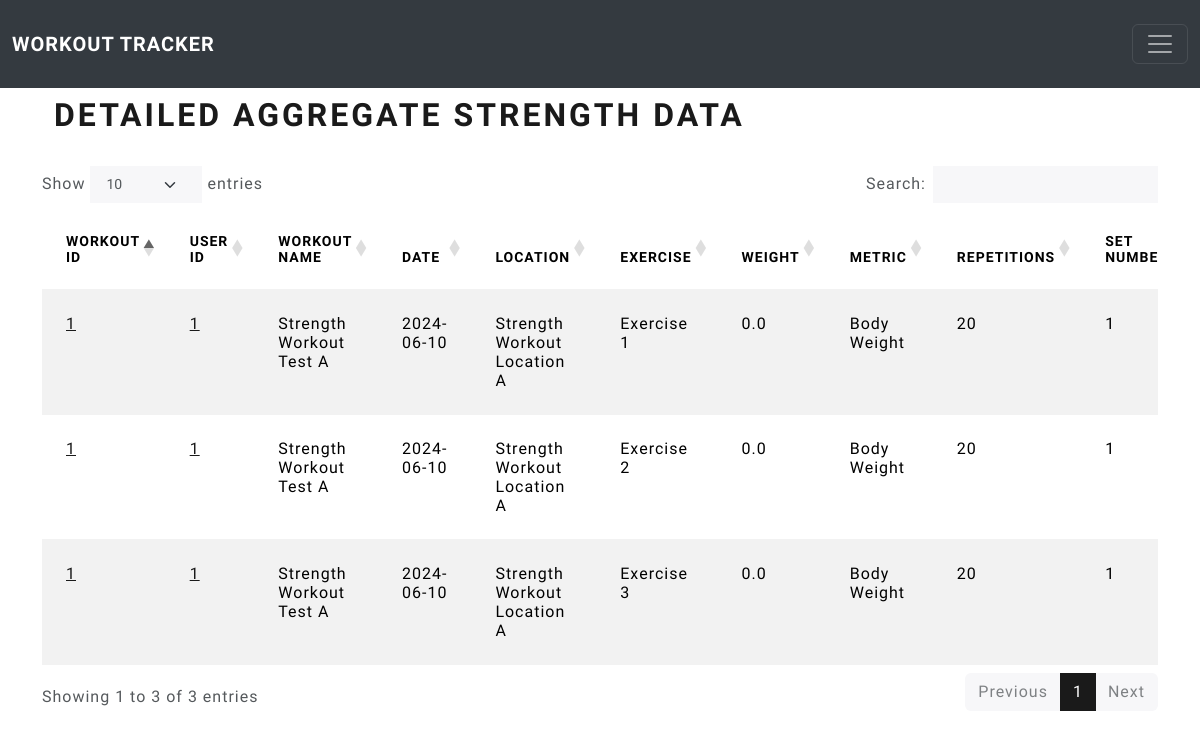
Screenshot of /aggregate_strength_detailed (signed in) with the database file from the repository.
### workouts/models.py (models this page shows, shortened)
class StrengthTraining(db.Model):
    __tablename__ = 'strength_training'
    users = db.relationship(User)
    id = db.Column(db.Integer, primary_key=True)
    user_id = db.Column(db.Integer, db.ForeignKey('users.id'), nullable=False)
    workout_name = db.Column(db.String(140), nullable=False)
    date = db.Column(db.Date, nullable=False, default=datetime.utcnow)
    location = db.Column(db.String, nullable=False)
    exercise = db.Column(db.String(140), nullable=False)
    weight = db.Column(db.Float, nullable=False)
    metric = db.Column(db.String, nullable=False)
    repetitions = db.Column(db.Integer, nullable=False)
    set_number = db.Column(db.Integer, nullable=False)
    order_in_set = db.Column(db.Integer, nullable=False)
    notes = db.Column(db.Text, nullable=False)
    exercise_count = db.Column(db.Integer, nullable=False)
    set_count = db.Column(db.Integer, nullable=False)
    sub_id = db.Column(db.Integer, nullable=False)

### workouts/aggregate/views.py (the view)
@aggregate.route('/aggregate_strength_detailed', methods=['GET', 'POST'])
@login_required
def detailed_strength_workout_table():
    strength_training_data = StrengthTraining.query.all()
    return render_template('aggregate_strength_detailed.html',
                           strength_training_data=strength_training_data)

### workouts/models.py (called while the page is built)
@login_manager.user_loader
def load_user(user_id):
    return User.query.get(user_id)

### workouts/templates/aggregate_strength_detailed.html (shortened to what this page needs)
{% extends "base.html" %}
{% block content %}
    <div class="container">
    <h1>Detailed Aggregate Strength Data</h1>
    </div>
    <br>
    <div class="table-responsive">
    <table id="data" class="table table-striped">
        <thead>
            <tr>
                <th>Workout ID</th>
                <th>User ID</th>
                <th>Workout Name</th>
                <th>Date</th>
                <th>Location</th>
                <th>Exercise</th>
                <th>Weight</th>
                <th>Metric</th>
                <th>Repetitions</th>
                <th>Set Number</th>
            </tr>
        </thead>
        <tbody>
            {% for exercise_set in strength_training_data %}
            <tr>
                <td><a href="{{url_for('strength_training.single_strength_workout', strength_workout_id=exercise_set.sub_id, strength_user_id=exercise_set.user_id)}}">{{ exercise_set.sub_id }}</a></td>
                <td><a href="{{url_for('strength_training.view_strength_workout_table', strength_user_id=exercise_set.user_id)}}">{{  exercise_set.user_id }}</a></td>
                <td>{{ exercise_set.workout_name }}</td>
                <td>{{ exercise_set.date }}</td>
                <td>{{ exercise_set.location }}</td>
                <td>{{ exercise_set.exercise }}</td>
                <td>{{ exercise_set.weight }}</td>
                <td>{{ exercise_set.metric }}</td>
                <td>{{ exercise_set.repetitions }}</td>
                <td>{{ exercise_set.set_number }}</td>
            </tr>
            {% endfor %}
        </tbody>
    </table>
    </div>
{% endblock %}

### workouts/templates/base.html (shortened to what this page needs)
<html lang="en" dir="ltr">
    <head>
        <link href="https://cdn.jsdelivr.net/npm/bootstrap@5.3.3/dist/css/bootstrap.min.css" rel="stylesheet">
        <link rel="stylesheet" type="text/css" href="https://cdn.datatables.net/1.10.25/css/dataTables.bootstrap5.css">
        <link rel="stylesheet" type="text/css" href="/static/css/bootstrap.min.css">
    </head>
    <body>
        <nav class="navbar navbar-dark bg-dark fixed-top">
        <div class="container-fluid">
        <a class="navbar-brand" href="{{url_for('core.index')}}">Workout Tracker</a>
        <button class="navbar-toggler" type="button" data-bs-toggle="offcanvas" data-bs-target="#offcanvasDarkNavbar" aria-controls="offcanvasDarkNavbar" aria-label="Toggle navigation">
            <span class="navbar-toggler-icon"></span>
        </button>
        </div>
        </nav>
        <br>
        <br>
        <br>
        <br>
        <div class="container">
            {% block content %}
            {% endblock %}
        </div>
    </body>
</html>

### rows the page displays
StrengthTraining: sub_id "1", user_id "1", workout_name "Strength Workout Test A", date "2024-06-10", location "Strength Workout Location A", exercise "Exercise 1", weight "0.0", metric "Body Weight", repetitions "20", set_number "1"
StrengthTraining: sub_id "1", user_id "1", workout_name "Strength Workout Test A", date "2024-06-10", location "Strength Workout Location A", exercise "Exercise 2", weight "0.0", metric "Body Weight", repetitions "20", set_number "1"
StrengthTraining: sub_id "1", user_id "1", workout_name "Strength Workout Test A", date "2024-06-10", location "Strength Workout Location A", exercise "Exercise 3", weight "0.0", metric "Body Weight", repetitions "20", set_number "1"
